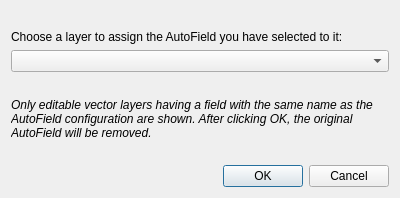
<?xml version="1.0" encoding="UTF-8"?>
<ui version="4.0">
 <class>AssignAutoFieldToLayerDialog</class>
 <widget class="QDialog" name="AssignAutoFieldToLayerDialog">
  <property name="geometry">
   <rect>
    <x>0</x>
    <y>0</y>
    <width>400</width>
    <height>198</height>
   </rect>
  </property>
  <property name="windowTitle">
   <string>Assign AutoField to layer</string>
  </property>
  <layout class="QGridLayout" name="gridLayout">
   <item row="0" column="0">
    <spacer name="verticalSpacer_2">
     <property name="orientation">
      <enum>Qt::Vertical</enum>
     </property>
     <property name="sizeHint" stdset="0">
      <size>
       <width>20</width>
       <height>40</height>
      </size>
     </property>
    </spacer>
   </item>
   <item row="6" column="0">
    <widget class="QDialogButtonBox" name="buttonBox">
     <property name="orientation">
      <enum>Qt::Horizontal</enum>
     </property>
     <property name="standardButtons">
      <set>QDialogButtonBox::Cancel|QDialogButtonBox::Ok</set>
     </property>
    </widget>
   </item>
   <item row="2" column="0">
    <widget class="QComboBox" name="cboLayer"/>
   </item>
   <item row="1" column="0">
    <widget class="QLabel" name="label">
     <property name="text">
      <string>Choose a layer to assign the AutoField you have selected to it:</string>
     </property>
    </widget>
   </item>
   <item row="3" column="0">
    <spacer name="verticalSpacer">
     <property name="orientation">
      <enum>Qt::Vertical</enum>
     </property>
     <property name="sizeHint" stdset="0">
      <size>
       <width>20</width>
       <height>40</height>
      </size>
     </property>
    </spacer>
   </item>
   <item row="5" column="0">
    <spacer name="verticalSpacer_3">
     <property name="orientation">
      <enum>Qt::Vertical</enum>
     </property>
     <property name="sizeHint" stdset="0">
      <size>
       <width>20</width>
       <height>40</height>
      </size>
     </property>
    </spacer>
   </item>
   <item row="4" column="0">
    <widget class="QLabel" name="label_2">
     <property name="font">
      <font>
       <italic>true</italic>
      </font>
     </property>
     <property name="text">
      <string>Only editable vector layers having a field with the same name as the AutoField configuration are shown. After clicking OK, the original AutoField will be removed.</string>
     </property>
     <property name="wordWrap">
      <bool>true</bool>
     </property>
    </widget>
   </item>
  </layout>
 </widget>
 <resources/>
 <connections>
  <connection>
   <sender>buttonBox</sender>
   <signal>accepted()</signal>
   <receiver>AssignAutoFieldToLayerDialog</receiver>
   <slot>accept()</slot>
   <hints>
    <hint type="sourcelabel">
     <x>248</x>
     <y>254</y>
    </hint>
    <hint type="destinationlabel">
     <x>157</x>
     <y>274</y>
    </hint>
   </hints>
  </connection>
  <connection>
   <sender>buttonBox</sender>
   <signal>rejected()</signal>
   <receiver>AssignAutoFieldToLayerDialog</receiver>
   <slot>reject()</slot>
   <hints>
    <hint type="sourcelabel">
     <x>316</x>
     <y>260</y>
    </hint>
    <hint type="destinationlabel">
     <x>286</x>
     <y>274</y>
    </hint>
   </hints>
  </connection>
 </connections>
</ui>
